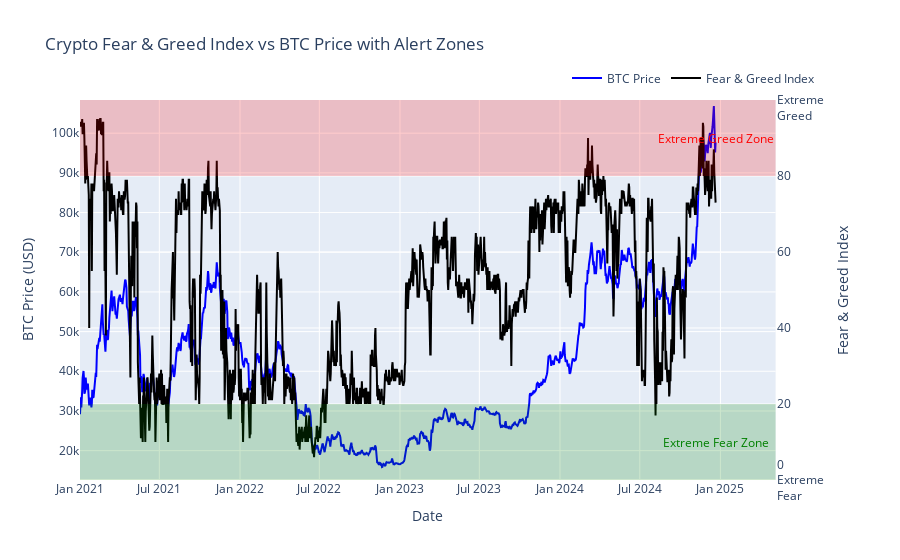

The notebook cell this image was saved under:
### Code cell
plot_data_with_fear_greed_alerts_without_ma(merged_bitcoin_fg_df,'BTC')

### Figure 1 — Plotly figure (JSON) as saved in the notebook; plotly's stock layout.template omitted (floating-point values rounded to 4 significant figures; data arrays with more than 128 entries replaced by an {"elided": "..."} marker saying what was removed)
{"data": [{"hovertemplate": "<b>Date:</b> %{x|%Y-%m-%d}<br><b>Price:</b> $%{y:.2f}<br><b>Sentiment:</b> %{text}<br>", "line": {"color": "blue"}, "name": "BTC Price", "text": {"elided": "1450 int values"}, "type": "scatter", "x": {"elided": "1450 str values"}, "xaxis": "x", "y": {"elided": "1450 float values"}, "yaxis": "y"}, {"hovertemplate": "<b>Date:</b> %{x|%Y-%m-%d}<br><b>Fear & Greed Index:</b> %{y}<br>", "line": {"color": "black", "width": 2}, "name": "Fear & Greed Index", "type": "scatter", "x": {"elided": "1450 str values"}, "xaxis": "x", "y": {"elided": "1450 int values"}, "yaxis": "y2"}], "layout": {"annotations": [{"font": {"color": "green"}, "showarrow": false, "text": "Extreme Fear Zone", "x": "2024-12-21", "y": 10, "yref": "y2"}, {"font": {"color": "red"}, "showarrow": false, "text": "Extreme Greed Zone", "x": "2024-12-21", "y": 90, "yref": "y2"}], "hovermode": "x unified", "legend": {"orientation": "h", "x": 1, "xanchor": "right", "y": 1.02, "yanchor": "bottom"}, "shapes": [{"fillcolor": "green", "line": {"width": 0}, "opacity": 0.2, "type": "rect", "x0": 0, "x1": 1, "xref": "x domain", "y0": 0, "y1": 20, "yref": "y2"}, {"fillcolor": "red", "line": {"width": 0}, "opacity": 0.2, "type": "rect", "x0": 0, "x1": 1, "xref": "x domain", "y0": 80, "y1": 100, "yref": "y2"}], "title": {"text": "Crypto Fear & Greed Index vs BTC Price with Alert Zones"}, "xaxis": {"anchor": "y", "domain": [0, 0.94], "title": {"text": "Date"}}, "yaxis": {"anchor": "x", "domain": [0, 1], "range": [12600.0, 108400.0], "title": {"text": "BTC Price (USD)"}}, "yaxis2": {"anchor": "x", "overlaying": "y", "range": [0, 100], "side": "right", "ticktext": ["0<br>Extreme<br>Fear", "20", "40", "60", "80", "100<br>Extreme<br>Greed"], "tickvals": [0, 20, 40, 60, 80, 100], "title": {"text": "Fear & Greed Index"}}}}
